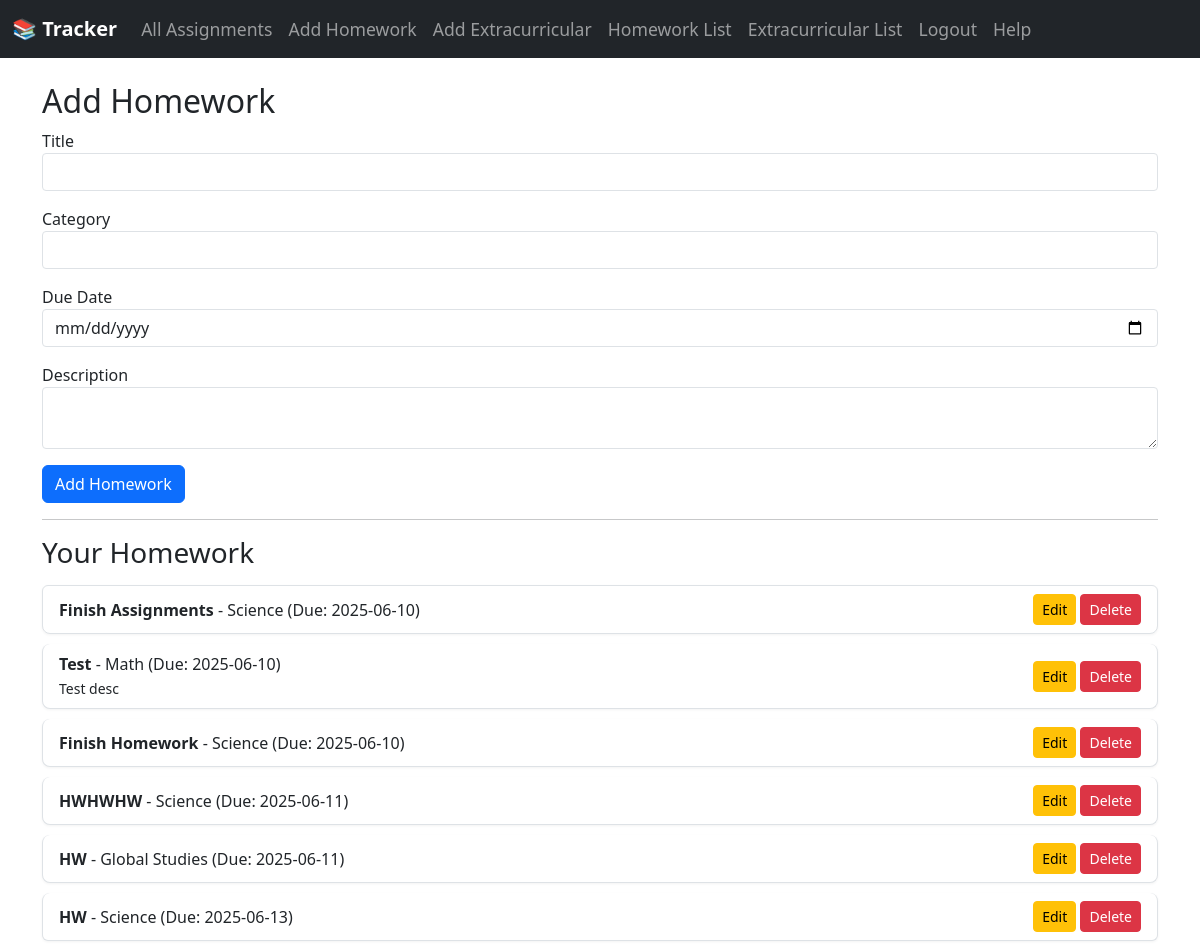
The app's page /homework/add (signed in), older data.
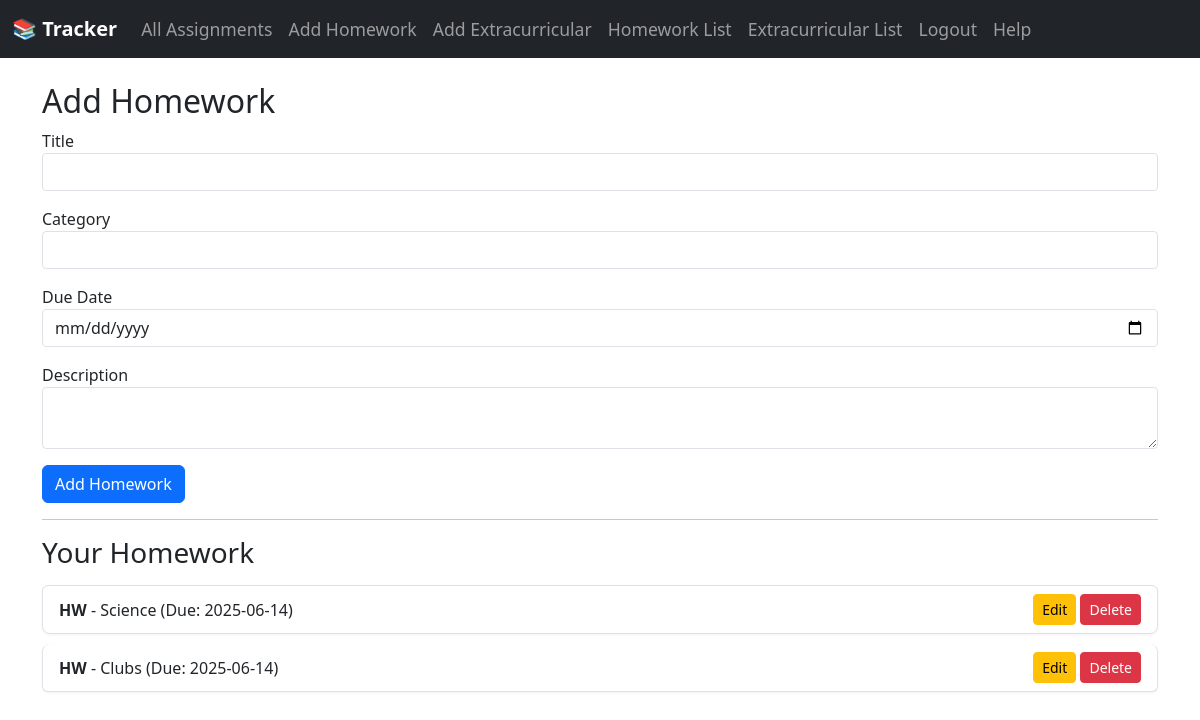
The same page, newer data.
### app/models.py (models this page shows)
class Homework(db.Model):
    id = db.Column(db.Integer, primary_key=True)
    title = db.Column(db.String(100), nullable=False)
    category = db.Column(db.String(30), nullable=False)
    due_date = db.Column(db.Date, nullable=False)
    description = db.Column(db.Text)
    timestamp = db.Column(db.DateTime, default=datetime.utcnow)
    user_id = db.Column(db.Integer, db.ForeignKey('user.id'), nullable=False)

### app/routes/homework_routes.py (the view, shortened to what this page needs)
@homework_bp.route('/homework/add', methods=['GET', 'POST'])
@login_required
def add_homework():
    form = HomeworkForm()
    homeworks = Homework.query.filter_by(user_id=current_user.id).order_by(Homework.due_date).all()
    return render_template('add_homework.html', form=form, homeworks=homeworks)

### app/forms.py
class HomeworkForm(FlaskForm):
    title = StringField('Title', validators=[DataRequired()])
    category = StringField('Category', validators=[DataRequired()])
    due_date = DateField('Due Date', validators=[DataRequired()])
    description = TextAreaField('Description')
    submit = SubmitField('Add Homework')

### app/models.py (called while the page is built)
@login_manager.user_loader
def load_user(user_id):
    return User.query.get(int(user_id))

### app/templates/add_homework.html (shortened to what this page needs)
{% extends 'base.html' %}
{% block content %}
<h2>Add Homework</h2>
<form method="POST" action="">
    <div class="mb-3">
        {{ form.title.label }} {{ form.title(class="form-control") }}
    </div>
    <div class="mb-3">
        {{ form.category.label }} {{ form.category(class="form-control") }}
    </div>
    <div class="mb-3">
        {{ form.due_date.label }} {{ form.due_date(class="form-control") }}
    </div>
    <div class="mb-3">
        {{ form.description.label }} {{ form.description(class="form-control") }}
    </div>
    {{ form.submit(class="btn btn-primary") }}
</form>
<hr>
<h3>Your Homework</h3>
{% if homeworks %}
    <ul class="list-group mt-3">
    {% for hw in homeworks %}
        <li class="list-group-item d-flex justify-content-between align-items-center">
            <div>
                <strong>{{ hw.title }}</strong> - {{ hw.category }} (Due: {{ hw.due_date.strftime('%Y-%m-%d') }})<br>
                <small>{{ hw.description }}</small>
            </div>
            <div>
                <a href="{{ url_for('homework_bp.edit_homework', hw_id=hw.id) }}" class="btn btn-sm btn-warning">Edit</a>
                <form action="{{ url_for('homework_bp.delete_homework', hw_id=hw.id) }}" method="POST" style="display:inline;">
                    <button type="submit" class="btn btn-sm btn-danger">Delete</button>
                </form>
            </div>
        </li>
    {% endfor %}
    </ul>
{% else %}
    <p class="text-muted mt-3">No homework added yet.</p>
{% endif %}
{% endblock %}

Row changes from the older to the newer data that the page shows:
removed Homework: title "Finish Assignments", category "Science", due_date "2025-06-10"
removed Homework: title "Test", category "Math", due_date "2025-06-10", description "Test desc"
removed Homework: title "Finish Homework", category "Science", due_date "2025-06-10"
removed Homework: title "HWHWHW", category "Science", due_date "2025-06-11"
removed Homework: title "HW", category "Global Studies", due_date "2025-06-11"
removed Homework: title "HW", category "Science", due_date "2025-06-13"
added Homework: title "HW", category "Science", due_date "2025-06-14"
added Homework: title "HW", category "Clubs", due_date "2025-06-14"
